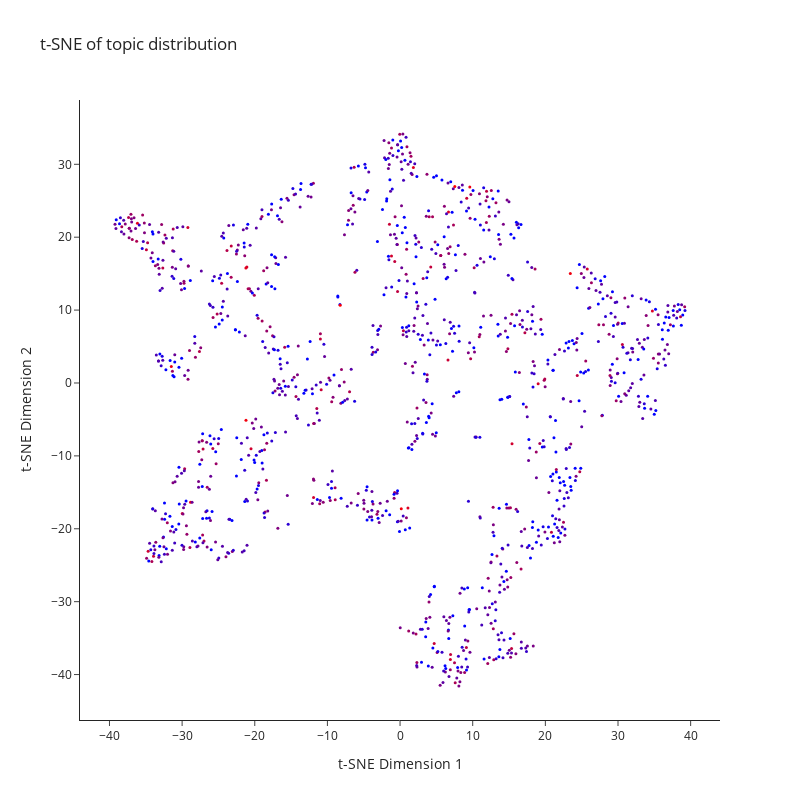

The code cell stored with this chart in its notebook:
### Code cell
fig = go.Figure(
    data = go.Scatter(
        x=THETA["x"],
        y=THETA["y"],
        mode='markers',
        marker=dict(
            size=3,
            color= np.log1p(THETA["citation_count"]),
            colorscale='Bluered',
            showscale=False
        ),
        text=THETA["title"]
    )
)

fig.update_layout(
    width=800,
    height=800,
    template="simple_white",
    title="t-SNE of topic distribution",
    xaxis_title="t-SNE Dimension 1",
    yaxis_title="t-SNE Dimension 2"
)

fig.show()
fig.write_image("topic_tsne.png")

### Figure 1 — Plotly figure (JSON) as saved in the notebook; plotly's stock layout.template omitted (floating-point values rounded to 4 significant figures; data arrays with more than 128 entries replaced by an {"elided": "..."} marker saying what was removed)
{"data": [{"marker": {"color": {"elided": "1214 float values"}, "colorscale": [[0, "rgb(0,0,255)"], [1, "rgb(255,0,0)"]], "showscale": false, "size": 3}, "mode": "markers", "text": {"elided": "1214 str values"}, "type": "scatter", "x": {"elided": "1214 float values"}, "y": {"elided": "1214 float values"}}], "layout": {"height": 800, "title": {"text": "t-SNE of topic distribution"}, "width": 800, "xaxis": {"title": {"text": "t-SNE Dimension 1"}}, "yaxis": {"title": {"text": "t-SNE Dimension 2"}}}}
